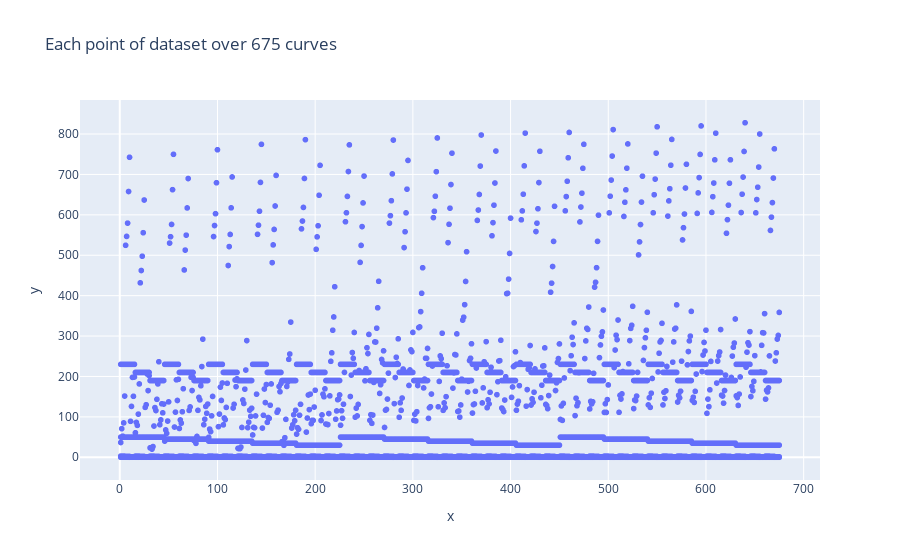

Notebook code cell kept with this figure:
### Markdown cell above
Let $D$ be a set of sets such that $|D| = 675$. Let $d_1, d_2, ..., d_n \in D$ be the set within sets. Printing scalar values that are set during the printing process. Suppose that $C$ and $P$ denote specimen attributes and printing parameters respectively.

We denote that $d_n = \{C_1, P_1, P_2, P_3, P_4, P_5, C_2, C_3\}$ be denoted as **Compression Modulus, Spacing, Infill Type, Height, Speed, Temperature, Weight, and Porosity** respectively, where  $C_1, P_1, P_2, P_3, P_4, P_5, C_2, C_3 \geq 0$.

An additional parameter to note, for **Infill Type**, the values are fixed discretely such that:

 $$Infill \ Type(P_2) = \begin{cases}
  1  & P_2 \text{ is Line} \\
  2  & P_2 \text{ is Cubic} \\
  3  & P_2 \text{ is Gyroid}
\end{cases}$$

### Code cell
print(y)
print()
cut_params = y[:, 1:9];

# Plot the entire distribution across 675
feature_domain_675 = list(range(675 + 1));
feature_domain_675.pop(0) 
feature_domain_675 = np.repeat(feature_domain_675, 8, axis=0)

_cut_params = cut_params;
cut_params = cut_params.flatten();

print(_cut_params);
print();
print(cut_params);

fig = px.scatter(
    x=feature_domain_675, 
    y=cut_params,
    title="Each point of dataset over 675 curves"
)
fig.show()

### Figure 1 — Plotly figure (JSON) as saved in the notebook; plotly's stock layout.template omitted (floating-point values rounded to 4 significant figures; data arrays with more than 128 entries replaced by an {"elided": "..."} marker saying what was removed)
{"data": [{"hovertemplate": "x=%{x}<br>y=%{y}<extra></extra>", "legendgroup": "", "marker": {"color": "#636efa", "symbol": "circle"}, "mode": "markers", "name": "", "showlegend": false, "type": "scattergl", "x": {"elided": "5400 int values"}, "xaxis": "x", "y": {"elided": "5400 float values"}, "yaxis": "y"}], "layout": {"legend": {"tracegroupgap": 0}, "title": {"text": "Each point of dataset over 675 curves"}, "xaxis": {"anchor": "y", "domain": [0, 1], "title": {"text": "x"}}, "yaxis": {"anchor": "x", "domain": [0, 1], "title": {"text": "y"}}}}
